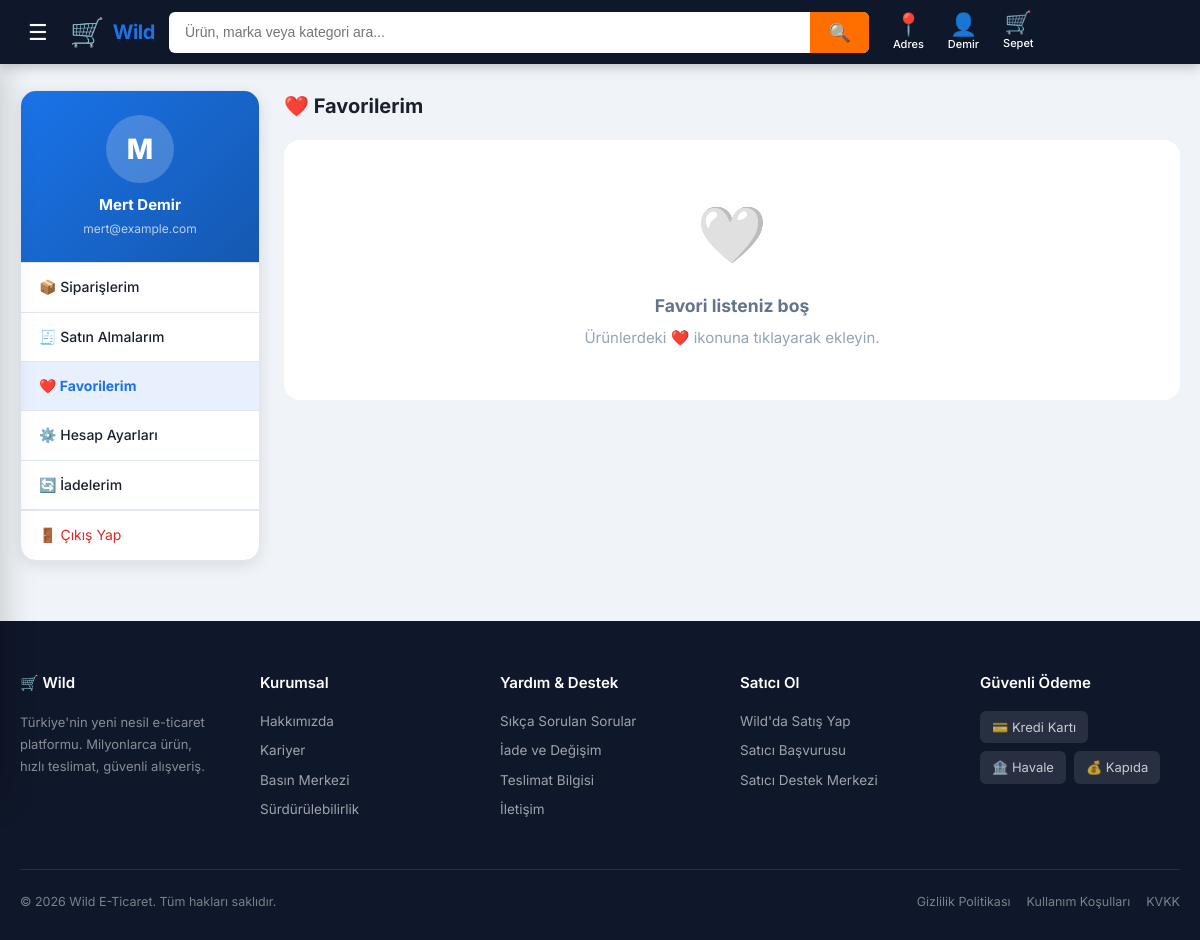
Screenshot of /profile.php?tab=wishlist (signed in) with the database file from the repository.
### tables this page shows
CREATE TABLE users (
    id INT AUTO_INCREMENT PRIMARY KEY,
    first_name VARCHAR(100) NOT NULL,
    last_name VARCHAR(100) NOT NULL,
    email VARCHAR(150) NOT NULL UNIQUE,
    phone VARCHAR(20),
    password_hash VARCHAR(255) NOT NULL,
    role ENUM('admin', 'user') NOT NULL DEFAULT 'user',
    is_banned TINYINT(1) NOT NULL DEFAULT 0,
    created_at TIMESTAMP DEFAULT CURRENT_TIMESTAMP
);

### profile.php (the view, shortened to what this page needs)
<?php
require_once __DIR__ . '/config/db.php';
$user_id  = $_SESSION['user_id'];
$tab      = $_GET['tab'] ?? 'orders';
$uq = $pdo->prepare("SELECT * FROM users WHERE id = ?");
$uq->execute([$user_id]);
$user = $uq->fetch();
require_once __DIR__ . '/includes/header.php';
?>
<main>
<div class="container" style="padding-top:26px;">
<div style="display:grid;grid-template-columns:240px 1fr;gap:24px;align-items:start;">
<aside style="position:sticky;top:84px;">
    <div style="background:var(--surface);border-radius:var(--radius-lg);overflow:hidden;
                box-shadow:var(--shadow-md);border:1px solid var(--border);">
        <div style="background:linear-gradient(135deg,var(--primary),#1558b0);padding:24px;text-align:center;">
            <div style="width:68px;height:68px;border-radius:50%;background:rgba(255,255,255,0.2);
                        display:flex;align-items:center;justify-content:center;font-size:28px;
                        font-weight:800;color:#fff;margin:0 auto 10px;">
                <?= strtoupper(mb_substr($user['first_name'], 0, 1)) ?>
            </div>
            <p style="color:#fff;font-weight:700;font-size:15px;"><?= htmlspecialchars("{$user['first_name']} {$user['last_name']}") ?></p>
            <p style="color:rgba(255,255,255,0.7);font-size:12px;margin-top:2px;"><?= htmlspecialchars($user['email']) ?></p>
        </div>
        <?php
        $nav_items = [
            ['orders',   '📦', 'Siparişlerim'],
            ['purchases','🧾', 'Satın Almalarım'],
            ['wishlist', '❤️', 'Favorilerim'],
            ['settings', '⚙️', 'Hesap Ayarları'],
            ['returns',  '🔄', 'İadelerim'],
        ];
        ?>
        <?php foreach ($nav_items as [$key, $icon, $label]): ?>
        <a href="<?= URL_ROOT ?>/profile.php?tab=<?= $key ?>"
           style="display:flex;align-items:center;gap:12px;padding:13px 18px;font-size:14px;font-weight:500;
                  border-top:1px solid var(--border);color:var(--text);transition:.18s;
                  background:<?= $tab === $key ? 'var(--primary-light)' : 'transparent' ?>;
                  color:<?= $tab === $key ? 'var(--primary)' : 'var(--text)' ?>;font-weight:<?= $tab === $key ? '700' : '500' ?>;">
            <?= $icon ?> <?= $label ?>
        </a>
        <?php endforeach; ?>
        <a href="<?= URL_ROOT ?>/ajax/auth.php?action=logout"
           style="display:flex;align-items:center;gap:12px;padding:13px 18px;font-size:14px;
                  border-top:2px solid var(--border);color:var(--danger);">
            🚪 Çıkış Yap
        </a>
    </div>
</aside>
<div>
<?php if ($tab === 'orders'): ?>
<h2 style="font-size:20px;font-weight:700;margin-bottom:18px;">📦 Siparişlerim</h2>
<?php
$orders_q = $pdo->prepare("
    SELECT o.*, a.city, a.full_address,
           (SELECT COUNT(*) FROM order_items WHERE order_id = o.id) as item_count
    FROM orders o
    LEFT JOIN addresses a ON a.id = o.delivery_address_id
    WHERE o.user_id = ?
    ORDER BY o.created_at DESC
");
$orders_q->execute([$user_id]);
$orders = $orders_q->fetchAll();
?>
<?php if (empty($orders)): ?>
<div style="text-align:center;padding:50px;background:var(--surface);border-radius:var(--radius-lg);">
    <div style="font-size:56px;margin-bottom:12px;">📭</div>
    <h3 style="color:var(--text-muted);">Henüz siparişiniz yok</h3>
    <a href="<?= URL_ROOT ?>/index.php" class="btn btn-primary" style="margin-top:16px;">Alışverişe Başla</a>
</div>
<?php else: ?>
<div style="display:flex;flex-direction:column;gap:14px;">
<?php foreach ($orders as $ord):
    $status_map = [
        'hazirlanıyor' => ['🔧','Hazırlanıyor','#f59e0b'],
        'kargoda'      => ['🚚','Kargoda','var(--primary)'],
        'ulasti'       => ['✅','Teslim Edildi','var(--success)'],
        'iptal'        => ['❌','İptal Edildi','var(--danger)'],
        'tamamlandi'   => ['✅','Tamamlandı','var(--success)'],
    ];
    [$st_icon, $st_label, $st_color] = $status_map[$ord['status']] ?? ['❓','Bilinmiyor','gray'];
?>
<div style="background:var(--surface);border-radius:var(--radius-md);padding:18px;
            box-shadow:var(--shadow-sm);border:1px solid var(--border);">
    <div style="display:flex;align-items:flex-start;justify-content:space-between;flex-wrap:wrap;gap:10px;">
        <div>
            <p style="font-weight:700;font-size:15px;">Sipariş #<?= $ord['id'] ?></p>
            <p style="font-size:13px;color:var(--text-muted);margin-top:3px;">
                📅 <?= date('d M Y', strtotime($ord['created_at'])) ?> –
                📦 <?= $ord['item_count'] ?> ürün
            </p>
            <p style="font-size:13px;color:var(--text-muted);margin-top:2px;">
                📍 <?= htmlspecialchars($ord['city'] . ' / ' . $ord['full_address']) ?>
            </p>
        </div>
        <div style="text-align:right;">
            <span style="background:<?= $st_color ?>22;color:<?= $st_color ?>;font-size:13px;font-weight:700;
                         padding:5px 14px;border-radius:20px;display:inline-block;margin-bottom:6px;">
                <?= $st_icon ?> <?= $st_label ?>
            </span>
            <p style="font-size:17px;font-weight:800;color:var(--primary);"><?= number_format($ord['total_amount'],0,',','.') ?> ₺</p>
        </div>
    </div>
    <?php if ($ord['cargo_tracking_no']): ?>
    <p style="font-size:12.5px;color:var(--text-muted);margin-top:8px;">🚛 Kargo Takip: <?= htmlspecialchars($ord['cargo_tracking_no']) ?></p>
    <?php endif; ?>
    <?php
    $steps = ['hazirlanıyor','kargoda','ulasti'];
    $cur_step = array_search($ord['status'], $steps);
    ?>
    <?php if ($cur_step !== false): ?>
    <div style="margin-top:14px;display:flex;align-items:center;gap:0;">
        <?php foreach ($steps as $si => $skey):
            $done = $si <= $cur_step;
            $labels = ['Hazırlanıyor','Kargoda','Teslim'];
        ?>
        <div style="flex:1;display:flex;flex-direction:column;align-items:center;gap:4px;">
            <div style="width:28px;height:28px;border-radius:50%;
                        background:<?= $done ? 'var(--primary)' : 'var(--border)' ?>;
                        display:flex;align-items:center;justify-content:center;color:#fff;font-size:13px;">
                <?= $done ? '✓' : ($si+1) ?>
            </div>
            <span style="font-size:11px;color:<?= $done ? 'var(--primary)' : 'var(--text-muted)' ?>;font-weight:<?= $done ? '700' : '400' ?>;">
                <?= $labels[$si] ?>
            </span>
        </div>
        <?php if ($si < count($steps)-1): ?>
        <div style="flex:1;height:2px;background:<?= $si < $cur_step ? 'var(--primary)' : 'var(--border)' ?>;margin-bottom:18px;"></div>
        <?php endif; ?>
        <?php endforeach; ?>
    </div>
    <?php endif; ?>
</div>
<?php endforeach; ?>
</div>
<?php endif; ?>
<?php elseif ($tab === 'wishlist'): ?>
<h2 style="font-size:20px;font-weight:700;margin-bottom:18px;">❤️ Favorilerim</h2>
<?php
$wl_q = $pdo->prepare("
    SELECT w.size_selected, p.id, p.title, p.price, p.brand, pv.main_image
    FROM wishlist w
    JOIN products p ON p.id = w.product_id
    LEFT JOIN product_variants pv ON pv.product_id = p.id
    WHERE w.user_id = ?
    GROUP BY w.product_id
    ORDER BY w.added_at DESC
");
$wl_q->execute([$user_id]);
$wishlist_items = $wl_q->fetchAll();
?>
<?php if (empty($wishlist_items)): ?>
<div style="text-align:center;padding:50px;background:var(--surface);border-radius:var(--radius-lg);">
    <div style="font-size:56px;margin-bottom:12px;">🤍</div>
    <h3 style="color:var(--text-muted);">Favori listeniz boş</h3>
    <p style="color:var(--text-light);margin-top:6px;">Ürünlerdeki ❤️ ikonuna tıklayarak ekleyin.</p>
</div>
<?php endif; ?>
<?php endif; ?>
</div>
</div>
</div>
</main>
<?php require_once __DIR__ . '/includes/footer.php'; ?>

### css/style.css (style rules this page uses)
:root { --primary: #1a73e8; --primary-dark: #1558b0; --primary-light: #e8f0fe; --accent: #ff6f00; --accent-light: #fff3e0; --bg: #f0f4f8; --surface: #ffffff; --surface-2: #f8fafc; --border: #e0e7ef; --text: #1a202c; --text-muted: #64748b; --text-light: #94a3b8; --header-bg: #0f172a; --header-text: #ffffff; --header-hover: rgba(255,255,255,0.12); --header-h: 64px; --success: #16a34a; --danger: #dc2626; --warning: #d97706; --info: #0284c7; --shadow-sm: 0 1px 3px rgba(0,0,0,0.08); --shadow-md: 0 4px 16px rgba(0,0,0,0.10); --shadow-lg: 0 12px 40px rgba(0,0,0,0.14); --radius-sm: 6px; --radius-md: 10px; --radius-lg: 16px; --transition: 0.2s ease; }
*, *::before, *::after { box-sizing: border-box; margin: 0; padding: 0; }
html { scroll-behavior: smooth; }
body { font-family: 'Inter', sans-serif; background: var(--bg); color: var(--text); font-size: 15px; line-height: 1.6; min-height: 100vh; }
a { color: inherit; text-decoration: none; }
.container { width: 100%; max-width: 1380px; margin: 0 auto; padding: 0 20px; }

### rows the page displays
users: first_name "M", first_name+last_name "Mert Demir", email "mert@example.com"

### other values shown
$user_name "Demir"
$icon "📦"
$label "Siparişlerim"
$icon "🧾"
$label "Satın Almalarım"
$icon "❤️"
$label "Favorilerim"
$icon "⚙️"
$label "Hesap Ayarları"
$icon "🔄"
$label "İadelerim"
